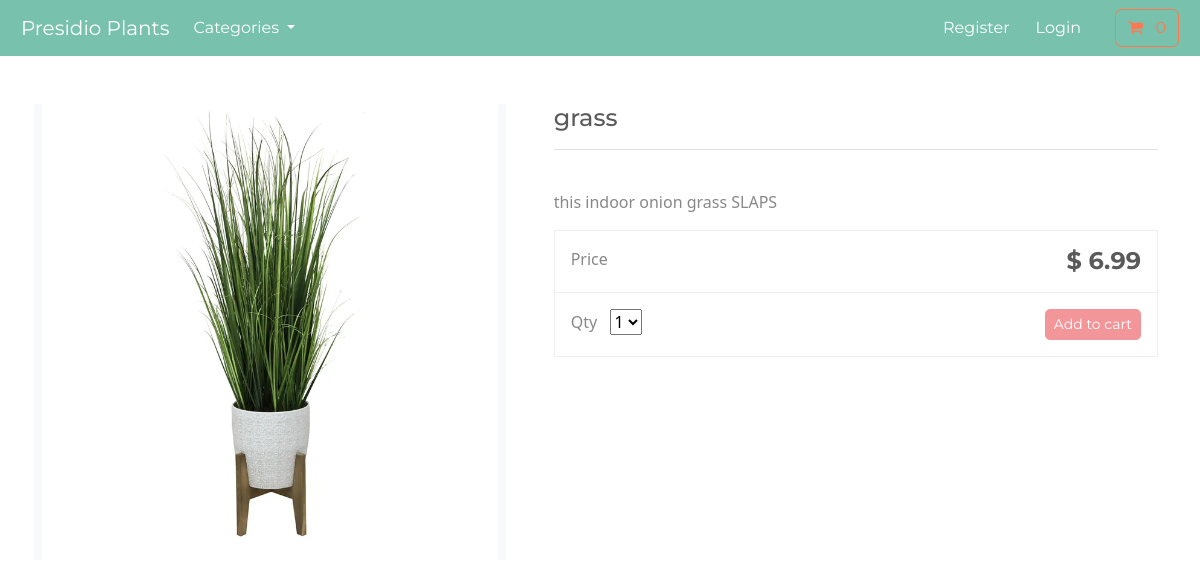
Screenshot of /product/grass/ with the database file from the repository.
### store/models.py (models this page shows, shortened)
class Product(models.Model):
    category = models.ForeignKey(Category, related_name='product', on_delete=models.CASCADE, null=True)
    title = models.CharField(max_length=250)
    brand = models.CharField(max_length=250, default='none')
    description = models.TextField(blank=True)
    slug = models.SlugField(max_length=255)
    price = models.DecimalField(max_digits=4, decimal_places=2)
    image = models.ImageField(upload_to='images/')
    class Meta:
        verbose_name_plural = 'products'

### store/views.py (the view)
# urls.py: path('product/<slug:product_slug>/', views.product_info, name='product-info'),
def product_info(request, product_slug):
    product = get_object_or_404(Product, slug=product_slug)
    context = { 'product': product}
    return render(request, 'store/product-info.html',context)

### cart/context_processors.py (called while the page is built)
def cart(request):
    return {'cart': Cart(request)}

### store/models.py (called while the page is built)
    def get_absolute_url(self):
        return reverse('list-category', args=[self.slug])

### store/views.py (called while the page is built)
def categories(request):
    all_categories = Category.objects.all()
    return {'all_categories': all_categories}

### store/templates/store/product-info.html (shortened to what this page needs)
{% extends "./base.html" %}
{% load static %}
{% block content %}
<div class="container">
    <main class="pt-5">
        <div class="row g-3">
            <div class="col-md-5 col-lg-5 order-md-first bg-light">
                <img class="img-fluid mx-auto d-block" alt="Responsive image" src={{product.image.url}}>
            </div>
            <div class="col-md-7 col-lg-7 ps-md-3 ps-lg-5">
                <h1 class="mb-0 h4"> {{product.title}}  </h1>
                <hr>
                <br>
                <p> {{product.description}} </p>
                <div class="border">
                    <div class="col border-bottom">
                        <div class="row p-3">
                            <div class="col-6"> Price </div>
                            <div class="col-6 text-end"><span class="h4 fw-bold">$ {{product.price}}</span></div>
                        </div>
                    </div>
                    <div class="col">
                        <div class="row p-3">
                            <div class="col-6">
                                <label for="select">Qty</label>
                                <select id="select">
                                    <option value="1">1</option>
                                </select>
                            </div>
                            <div class="col-6 text-end">
                                <button type="button" id="add-button" value={{product.id}} class="btn btn-secondary btn-sm">
                                Add to cart
                                </button>
                            </div>
                        </div>
                    </div>
                </div>
            </div>
        </div>
    </main>
    <br>
</div>
{% endblock %}

### rows the page displays
Product: image (picture), title "grass", description "this indoor onion grass SLAPS", price "6.99"
